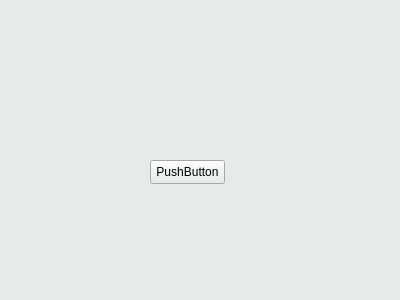
<?xml version="1.0" encoding="UTF-8"?>
<ui version="4.0">
 <class>Form</class>
 <widget class="QWidget" name="Form">
  <property name="geometry">
   <rect>
    <x>0</x>
    <y>0</y>
    <width>400</width>
    <height>300</height>
   </rect>
  </property>
  <property name="windowTitle">
   <string>Form</string>
  </property>
  <property name="styleSheet">
   <string notr="true">font: 16pt &quot;Segoe UI&quot;;
background-color: rgb(232, 234, 234);
</string>
  </property>
  <widget class="QPushButton" name="pushButton">
   <property name="geometry">
    <rect>
     <x>150</x>
     <y>160</y>
     <width>75</width>
     <height>24</height>
    </rect>
   </property>
   <property name="text">
    <string>PushButton</string>
   </property>
  </widget>
 </widget>
 <resources/>
 <connections/>
</ui>
